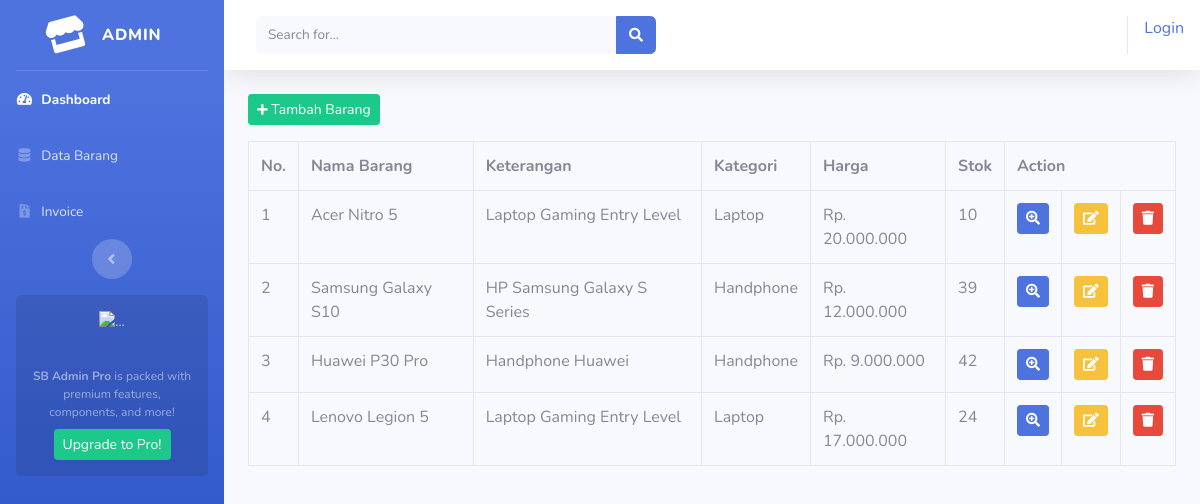
Page /index.php/admin/data_barang on the committed database.
### tables this page shows
CREATE TABLE `tb_barang` (
  `id_brg` int(11) NOT NULL,
  `nama_brg` varchar(120) NOT NULL,
  `keterangan` varchar(255) NOT NULL,
  `kategori` varchar(60) NOT NULL,
  `harga` int(11) NOT NULL,
  `stock` int(5) NOT NULL,
  `gambar` text NOT NULL
);

### application/controllers/admin/data_barang.php (called while the page is built, shortened)
<?php
class Data_barang extends CI_Controller
{
    public function index()
    {
        $data['barang'] = $this->model_barang->tampil_data()->result();
        $this->load->view('templates_admin/header');
        $this->load->view('templates_admin/sidebar');
        $this->load->view('admin/data_barang', $data);
        $this->load->view('templates_admin/footer');
    }
}

### index.php (called while the page is built, shortened)
<?php
require_once BASEPATH.'core/CodeIgniter.php';

### application/models/model_barang.php (called while the page is built, shortened)
<?php
class Model_barang extends CI_model
{
    public function tampil_data()
    {
        return $this->db->get('tb_barang');
    }
}

### application/views/admin/data_barang.php (the view, shortened to what this page needs)
<div class="container-fluid">
    <button class="btn btn-sm btn-success" data-toggle="modal" data-target="#tambah_barang"> <i class="fas fa-plus fa-sm"></i> Tambah Barang</button>
    <table class="table table-bordered table-stripped table-hover mt-3">
        <tr>
            <th>No.</th>
            <th>Nama Barang</th>
            <th>Keterangan</th>
            <th>Kategori</th>
            <th>Harga</th>
            <th>Stok</th>
            <th colspan="3">Action</th>
        </tr>
        <?php
        $no = 1;
        foreach ($barang as $brg) : ?>
            <tr>
                <td><?php echo $no++ ?></td>
                <td><?php echo $brg->nama_brg ?></td>
                <td><?php echo $brg->keterangan ?></td>
                <td><?php echo $brg->kategori ?></td>
                <td>Rp. <?php echo number_format($brg->harga, '0', ',', '.') ?></td>
                <td><?php echo $brg->stock ?></td>
                <td>
                    <div class="btn btn-primary btn-sm"><i class="fas fa-search-plus"></i></div>
                </td>
                <td>
                    <?php echo anchor('admin/data_barang/edit/' . $brg->id_brg, '<div class="btn btn-warning btn-sm"><i class="fas fa-edit"></i></div>') ?>
                </td>
                <td onclick="return confirm('Hapus Product ?')">
                    <?php echo anchor('admin/data_barang/hapus/' . $brg->id_brg, '<div class="btn btn-danger btn-sm"><i class="fas fa-trash"></i></div>') ?>
                </td>
            </tr>
        <?php endforeach; ?>
    </table>
</div>

### rows in the picture
tb_barang: nama_brg "Acer Nitro 5", keterangan "Laptop Gaming Entry Level", kategori "Laptop", harga "20.000.000", stock "10"
tb_barang: nama_brg "Samsung Galaxy S10", keterangan "HP Samsung Galaxy S Series", kategori "Handphone", harga "12.000.000", stock "39"
tb_barang: nama_brg "Huawei P30 Pro", keterangan "Handphone Huawei", kategori "Handphone", harga "9.000.000", stock "42"
tb_barang: nama_brg "Lenovo Legion 5", keterangan "Laptop Gaming Entry Level", kategori "Laptop", harga "17.000.000", stock "24"

### other values in the picture
anchor('auth/login', 'Login') "Login"
